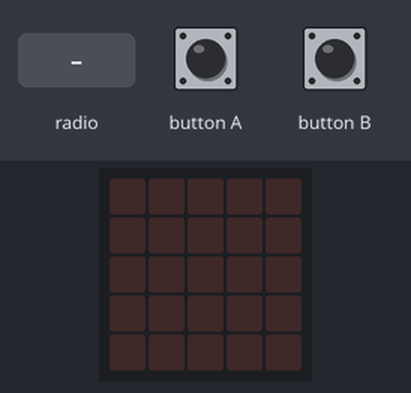
This program was run on a simulated BBC micro:bit running MicroPython. Parts: the board's 5×5 LED display. The inputs (shaded band) are chosen by the test bench.

Above: at 1.2 s.
1.3 s: radio message "A" arrives
At 1.5 s:
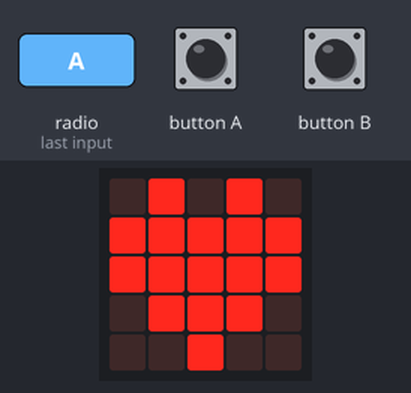
3.2 s: radio message "B" arrives
At 3.4 s:
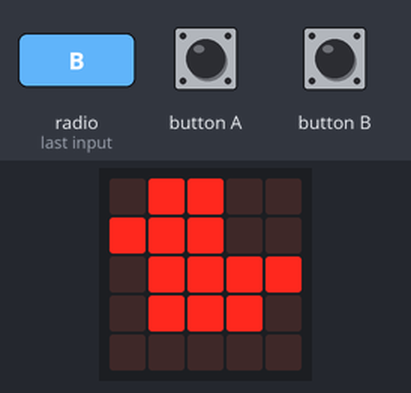
Timing chart, 0 to 6.2 s (numbered marks = the images above; inputs shaded):
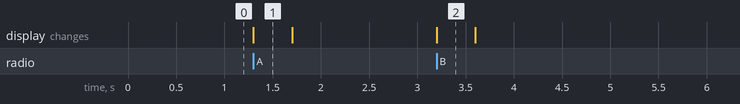

The program:

ex6_radio_receive_send_.py
```python
from microbit import *
import radio
radio.on()
while True:
#ส่ง
    if button_a.was_pressed():
        radio.send('A')
    elif button_b.was_pressed():
        radio.send('B')
#รับ
    x=radio.receive()
    if x=='A':
        display.show(Image.HEART,clear=True)
    elif x=='B':
        display.show(Image.DUCK,clear=True)
```

Measured:
- after the input at 1.3 s, the display: changes at once (image 1)
- after the input at 3.2 s, the display: changes at once (image 2)
- what the display in image 1 shows lasts 0.4 s, from 1.3 s to 1.7 s
